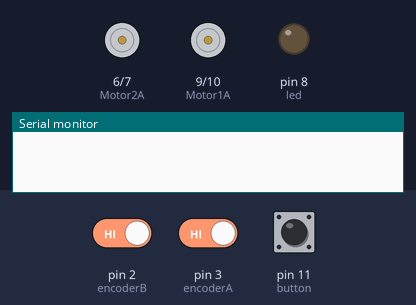
Bench run of a sketch on a simulated Arduino Uno, built with avr-gcc and run on an emulated ATmega328P. Parts: motor-driver pin pairs drawn as motors (green arrow = first pin HIGH = forward, orange = second pin HIGH = backward, longer = more drive), output pins drawn as LEDs (lit = HIGH), the last lines printed to the serial monitor. The test bench sets the inputs (shaded band); at power-on: pin 11 (button) HIGH, pin 2 (encoderB) HIGH, pin 3 (encoderA) HIGH.

Above: at 1.2 s.
1.3 s: pin 11 (button) pulled LOW for 0.15 s
At 3.1 s:
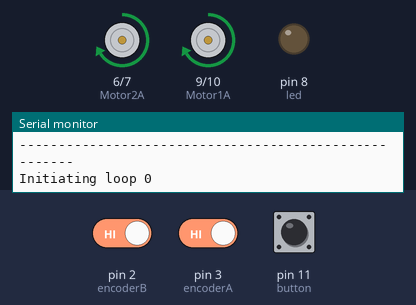
10.4 s: pin 11 (button) pulled LOW for 3.2 s
At 20.7 s:
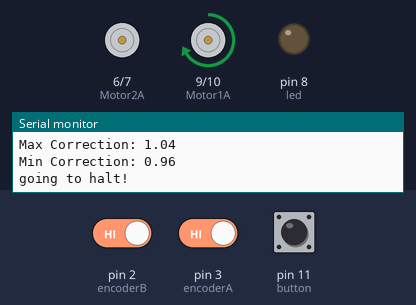
Timing chart, 0 to 23.8 s (numbered marks = the images above; inputs shaded):
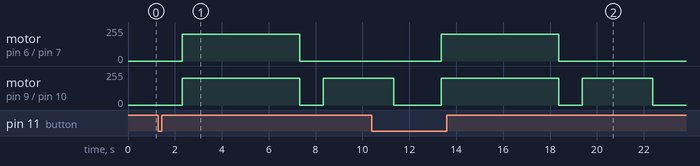

Measured:
- after the input at 1.3 s, motor on pin 6 (Motor2A) / pin 7 (Motor2B): stopped → forward 200/255 after 1.0 s, → stopped 5.0 s later; motor on pin 9 (Motor1A) / pin 10 (Motor1B): stopped → forward 200/255 after 1.0 s, → stopped 5.0 s later, → forward 200/255 1.0 s later
- after the input at 10.4 s, motor on pin 6 (Motor2A) / pin 7 (Motor2B): stopped → forward 200/255 after 3.0 s, → stopped 5.0 s later

The sketch:

RacerBOt.ino
```cpp
//Motor variables

//Port is A
uint8_t Motor1A=9;
uint8_t Motor1B=10;


//starboard is B
uint8_t Motor2A=6;
uint8_t Motor2B=7;


//pins for encoder!
uint8_t encoderA=3;
uint8_t encoderB=2;


uint8_t led = 8;
uint8_t button = 11;


//how much before correction, (used in the encoder)
double maxCorrection = 1.05;
double minCorrection = .95;


//used for speed calculation
double AoverB = 1;
double BoverA = 1;


//encoder counters (try to reset after each comand)
double countA=1;
double countB=1;

//default speed for racer!
//will be used to set the avg speed of the racer
uint8_t targetSpeed = 200;

bool testing = false;
int count = 0;

void counterA(){
  countA++;
  if(countA>=100||countB>100){
    displayCounts();
    //parameters (0 == a / b)   -----    (1 == b / a)
    double AtoBcal = getCalculation(0);
    double BtoAcal = getCalculation(1);


      //can change the correction up in the initial variables
      if(AtoBcal>maxCorrection||AtoBcal<minCorrection){
        digitalWrite(led, HIGH);
        AoverB = AtoBcal;
        Serial.println("Diffrence too great!");
        Serial.println("Reset count and stoping for 5 seconds!");
        halt(3);
        digitalWrite(led, LOW);
      }
      else if(BtoAcal>maxCorrection||BtoAcal<minCorrection){
        digitalWrite(led, HIGH);
        BoverA = BtoAcal;
        Serial.println("Diffrence too great!");
        Serial.println("Reset count and stoping for 5 seconds!");
        halt(3);
        digitalWrite(led, LOW);
      }
      restCount();
  }
  //Serial.println(countA);
}

void counterB(){
  countB++;
}

void setup() {
  pinMode(Motor1A,OUTPUT);
  pinMode(Motor1B,OUTPUT);
  pinMode(Motor2A,OUTPUT);
  pinMode(Motor2B,OUTPUT);
  pinMode(encoderA,INPUT);
  pinMode(encoderB,INPUT);

  pinMode(led,OUTPUT);
  pinMode(button,INPUT_PULLUP);
  //for encoder

  attachInterrupt(digitalPinToInterrupt(encoderA),counterA,RISING);
  attachInterrupt(digitalPinToInterrupt(encoderB),counterB,RISING);
  Serial.begin(9600);

}


void loop() {
//inital methods I wanted to implement


//  go_left();
//  sharpLeft();
//  go_right();
//  sharpRight();
//  forward();//enter number of sec (example: 3)
//  forward();//enter number of sec and power 0-255 (example: 3,200)
//  back();
//  halt();//enter number of sec (example: 3)
//  spin();//enter number of sec (example: 3)
while(digitalRead(button)==LOW){
  Serial.println("------------------------------------------------------");
  Serial.print("Initiating loop ");
  Serial.println(count++);
  delay(1000);

  forward(5,targetSpeed);
  reduceCorrection();//has a halt for 1 sec
  spin(3);
  halt(1);
  Serial.println("END OF LOOP");
  Serial.println();
  Serial.println();

}


}

//reduces tolerance for correction by .01
void reduceCorrection(){
  if(maxCorrection>=1.05||minCorrection<=.95){
    maxCorrection=maxCorrection-.01;
    minCorrection=minCorrection+.01;
  }

  Serial.println("Correction limits: ");
  Serial.print("Max Correction: ");
  Serial.println(maxCorrection);
  Serial.print("Min Correction: ");
  Serial.println(minCorrection);
  halt(1);
}


//base forward useing target speed
//take length
void forward(int seconds){
  seconds = seconds * 1000;
  analogWrite(Motor1A,targetSpeed);
  digitalWrite(Motor1B,HIGH);
  analogWrite(Motor2A,targetSpeed);
  digitalWrite(Motor2B,HIGH);
  delay(seconds);
}

//To go at max, go with HIGH + 0 or LOW + 255
//takes length and power
void forward(int seconds, int motorSpeed){
  seconds = seconds * 1000;
  analogWrite(Motor1A,(motorSpeed*AoverB));
  digitalWrite(Motor1B,LOW);
  analogWrite(Motor2A,(motorSpeed*BoverA));
  digitalWrite(Motor2B,LOW);
  delay(seconds);
}


//if (int a) is 0 then comparing A/B else B/A
double getCalculation(int a){
  String motorsCompared = "";

  double temp;
  if(a==0){
    motorsCompared = "A/B";
    //compare big number or else it will compare single digit number!
    if(countA>80&&countB>80){
      temp = countA/countB;

    }
    //do nothing if not greater than 80
    else{
      temp = 1;
    }
  }
  else{
    motorsCompared = "B/A";
    //compare big number or else it will compare single digit number!
    if(countA>80&&countB>80){
      temp = countB/countA;

    }
    //do nothing if not greater than 80
    else{
      temp = 1;
    }
  }
  Serial.print("Returning ");
  Serial.print(motorsCompared);
  Serial.print(": ");
  Serial.println(temp);
  return temp;

}


//for debugging
void displayCounts(){
  Serial.print("A_Rotations: ");
  Serial.println(countA);
  Serial.print("B_Rotations: ");
  Serial.println(countB);
}


void spin(int sec){
  analogWrite(Motor1A,targetSpeed);
  digitalWrite(Motor1B,LOW);
  analogWrite(Motor2A,0);
  digitalWrite(Motor2B,LOW);
  delay(sec*1000);
  restCount();

}

void goLeft(){
  analogWrite(Motor1A,targetSpeed/2);
  digitalWrite(Motor1B,LOW);
  analogWrite(Motor2A,targetSpeed);
  digitalWrite(Motor2B,LOW);
  delay(1000);
  restCount();
}

void sharpLeft(){
  analogWrite(Motor1A,0);
  digitalWrite(Motor1B,LOW);
  analogWrite(Motor2A,targetSpeed);
  digitalWrite(Motor2B,LOW);
  delay(500);
  restCount();
}

void goRight(){
  analogWrite(Motor1A,targetSpeed);
  digitalWrite(Motor1B,LOW);
  analogWrite(Motor2A,targetSpeed/2);
  digitalWrite(Motor2B,LOW);
  delay(1000);
  restCount();
}

void sharpRight(){
  analogWrite(Motor1A,0);
  digitalWrite(Motor1B,LOW);
  analogWrite(Motor2A,targetSpeed);
  digitalWrite(Motor2B,LOW);
  delay(500);
  restCount();
}

void back(int sec){
  analogWrite(Motor1A,0);
  digitalWrite(Motor1B,HIGH);
  analogWrite(Motor2A,targetSpeed);
  digitalWrite(Motor2B,HIGH);
  delay(sec*1000);
  halt(1);
}

//used for a general purpose halt that wil rest the encoder counts
//and will also stop the motors
void halt(int seconds){
  restCount();
  Serial.println("going to halt!");
  seconds = seconds * 1000;
  analogWrite(Motor1A,0);
  digitalWrite(Motor1B,LOW);
  analogWrite(Motor2A,0);
  digitalWrite(Motor2B,LOW);
  delay(seconds);
}

//sets ecoder counters to one
void restCount(){
  countA=1;
  countB=1;
}
```
